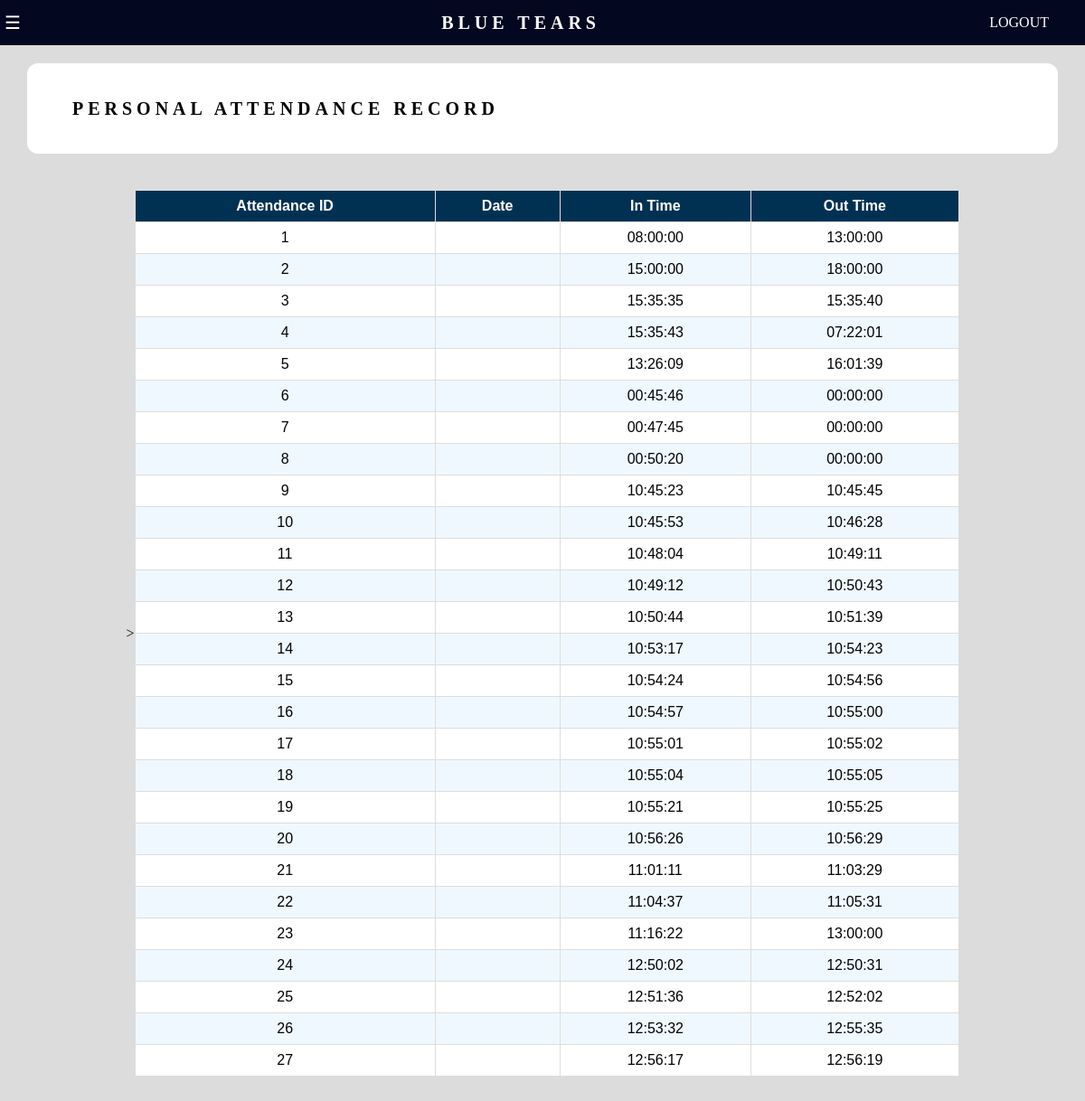
The app's page /recep-attendance.php (signed in) with its own data.
### tables this page shows
CREATE TABLE IF NOT EXISTS `attendance` (
  `attendance_id` int NOT NULL AUTO_INCREMENT,
  `employee_id` int NOT NULL,
  `date` date NOT NULL,
  `sign_in_time` time NOT NULL,
  `sign_out_time` time NOT NULL,
  `working_time` float DEFAULT NULL,
  PRIMARY KEY (`attendance_id`),
  KEY `employee_id` (`employee_id`)
);

### recep-attendance.php (the view, shortened to what this page needs)
<!DOCTYPE html>
<html lang = "en">
    <head>
    </head>
    <body style="background-color:	rgb(220,220,220)";>
        <?php
            include "recep-sidenavi.php"
        ?>
        <div id = "content-text" class="content-text">
            <?php
                include "recep-topnavi.php";
            ?>
            <div class = page_content>
            <div class = "table_content">
                <div class = "table_content_sec">
                    <h2 class="table_tittle"> Personal Attendance Record </h2>
                </div>
            </div>
        </div>
        <div class = page_content>
                <div class = "reservation_content">
                <table class= "reservation_table" >
                <tr>
                        <th> <font face="Arial">Attendance ID</font> </th>
                        <th> <font face="Arial">Date</font> </th>
                        <th> <font face="Arial">In Time</font> </th>
                        <th> <font face="Arial">Out Time</font> </th>
                    </tr>>
                        <?php
                        include "conn.php";
                        $employee_id = $_SESSION['mySession'];
                        $query="SELECT * FROM attendance  where employee_id = $employee_id
                            ";
                        $search_result=mysqli_query($conn,$query);
                        while($row = mysqli_fetch_array($search_result)){
                            echo "<tr>";
                            echo "<td>";
                            echo $row['attendance_id'];
                            echo "</td>";
                            echo "<td>";
                            echo "</td>";
                            echo "<td>";
                            echo $row['sign_in_time'];
                            echo "</td>";
                            echo "<td>";
                            echo $row['sign_out_time'];
                            echo "</td>";
                             }
                ?>
                </table>
            </div>
        </div>
        </div>
        </body>
    </html>

### recep-attendance.php (style rules this page uses)
* { margin: 0px; padding:0px; box-sizing:border-box; }
.content-text { margin-top:0px; margin-left:0px; padding-bottom:50px; }
#content-text { transition: all .5s; }
.reservation_content { padding-top:20px; display:flex; justify-content: center; align-items: center; }
.reservation_table { font-family: Arial, Helvetica, sans-serif; border-collapse: collapse; width: 80%; text-align:center }
.reservation_table th { border: 1px solid #ddd; padding: 8px; background-color: rgb(0,49,83); color: white }
.reservation_table td { border: 1px solid #ddd; padding: 8px; }
.reservation_table tr:nth-child(even) { background-color: white; }
.reservation_table tr:nth-child(odd) { background-color: rgb(240,248,255); }
.table_content { justify-content: space-between; align-items: center; height:100px; background-color: white; display:flex; width:100%; padding-right:50px; border-radius: 12px; }
.table_tittle { color:black; font-size:20px; text-transform: uppercase; letter-spacing: 5px; font-family: "fantasy"; padding-left:50px; }
.page_content { padding-top:20px; padding-left:30px; padding-right:30px; }

### records on screen
attendance: attendance_id "1", sign_in_time "08:00:00", sign_out_time "13:00:00"
attendance: attendance_id "2", sign_in_time "15:00:00", sign_out_time "18:00:00"
attendance: attendance_id "3", sign_in_time "15:35:35", sign_out_time "15:35:40"
attendance: attendance_id "4", sign_in_time "15:35:43", sign_out_time "07:22:01"
attendance: attendance_id "5", sign_in_time "13:26:09", sign_out_time "16:01:39"
attendance: attendance_id "6", sign_in_time "00:45:46", sign_out_time "00:00:00"
attendance: attendance_id "7", sign_in_time "00:47:45", sign_out_time "00:00:00"
attendance: attendance_id "8", sign_in_time "00:50:20", sign_out_time "00:00:00"
attendance: attendance_id "9", sign_in_time "10:45:23", sign_out_time "10:45:45"
attendance: attendance_id "10", sign_in_time "10:45:53", sign_out_time "10:46:28"
attendance: attendance_id "11", sign_in_time "10:48:04", sign_out_time "10:49:11"
attendance: attendance_id "12", sign_in_time "10:49:12", sign_out_time "10:50:43"
attendance: attendance_id "13", sign_in_time "10:50:44", sign_out_time "10:51:39"
attendance: attendance_id "14", sign_in_time "10:53:17", sign_out_time "10:54:23"
attendance: attendance_id "15", sign_in_time "10:54:24", sign_out_time "10:54:56"
attendance: attendance_id "16", sign_in_time "10:54:57", sign_out_time "10:55:00"
attendance: attendance_id "17", sign_in_time "10:55:01", sign_out_time "10:55:02"
attendance: attendance_id "18", sign_in_time "10:55:04", sign_out_time "10:55:05"
attendance: attendance_id "19", sign_in_time "10:55:21", sign_out_time "10:55:25"
attendance: attendance_id "20", sign_in_time "10:56:26", sign_out_time "10:56:29"
attendance: attendance_id "21", sign_in_time "11:01:11", sign_out_time "11:03:29"
attendance: attendance_id "22", sign_in_time "11:04:37", sign_out_time "11:05:31"
attendance: attendance_id "23", sign_in_time "11:16:22", sign_out_time "13:00:00"
attendance: attendance_id "24", sign_in_time "12:50:02", sign_out_time "12:50:31"
attendance: attendance_id "25", sign_in_time "12:51:36", sign_out_time "12:52:02"
attendance: attendance_id "26", sign_in_time "12:53:32", sign_out_time "12:55:35"
attendance: attendance_id "27", sign_in_time "12:56:17", sign_out_time "12:56:19"
